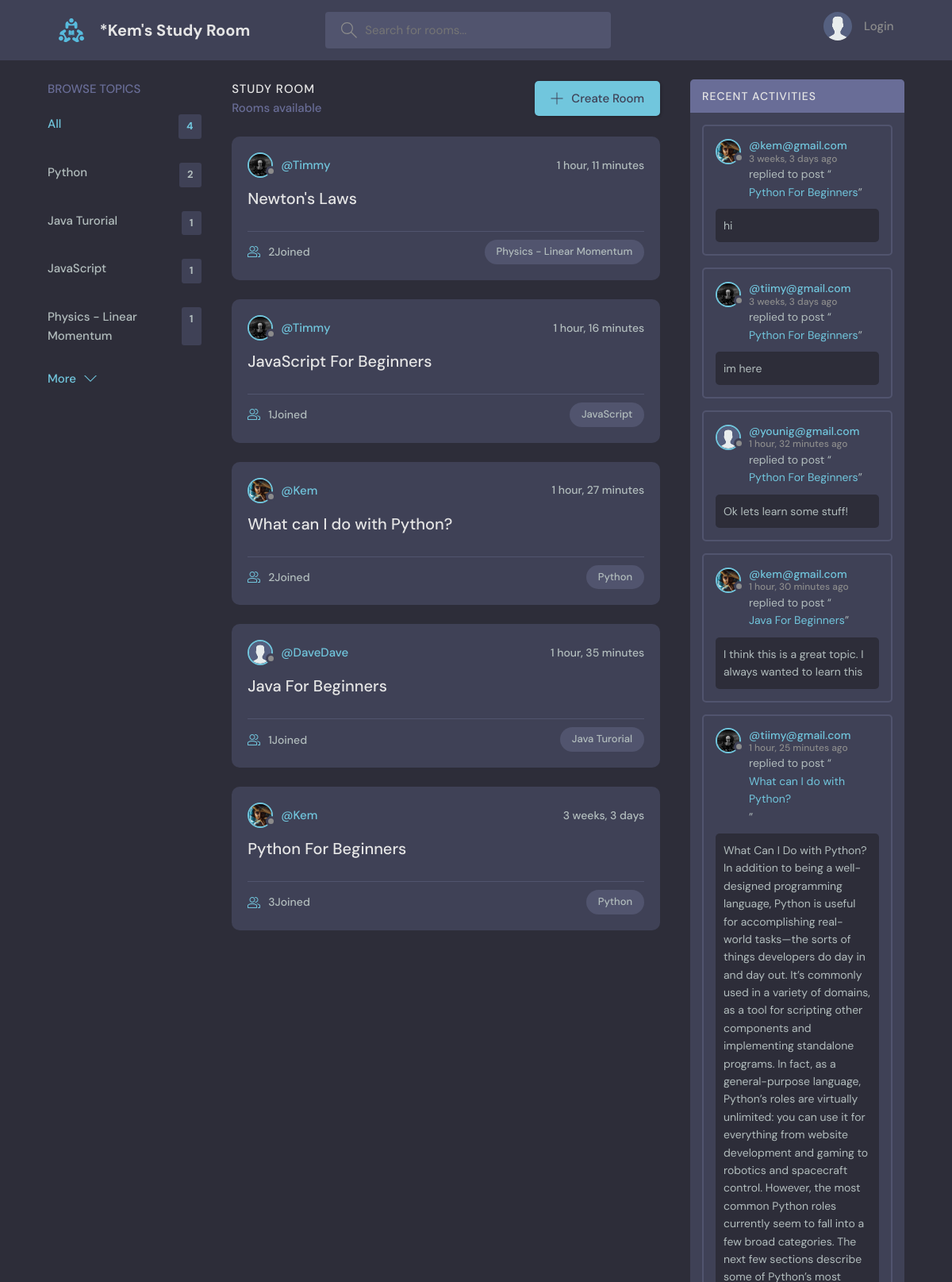
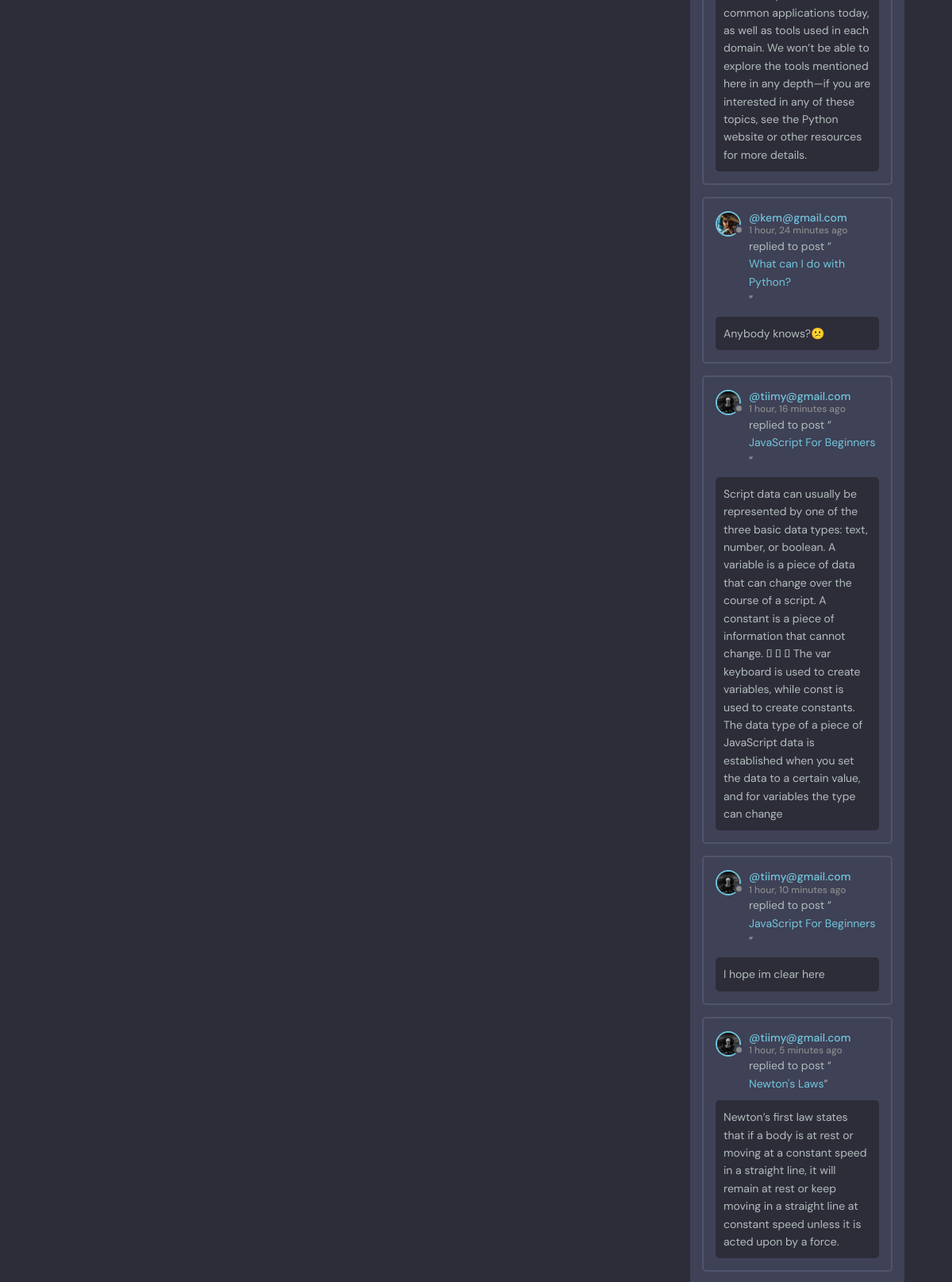
The page / (upper part) on the database its author committed (2 pictures, top to bottom).
### base/models.py (models this page shows, shortened)
class Topic(models.Model):
    name = models.CharField(max_length=200)

class Room(models.Model):
    host =  models.ForeignKey(User, on_delete=models.SET_NULL, null=True)
    topic =  models.ForeignKey(Topic, on_delete=models.SET_NULL, null=True)
    name = models.CharField(max_length=200)
    description = models.TextField(null=True, blank=True)
    participants = models.ManyToManyField(User, related_name='participants', blank=True)
    updated = models.DateTimeField(auto_now=True)
    created = models.DateTimeField(auto_now_add=True)
    class Meta:
        ordering = ['-updated', '-created']
    def __str__(self):
        return self.name

class User(AbstractUser):
    name = models.CharField(max_length=100, null=True)
    email = models.EmailField(unique=True, null=True)
    bio = models.TextField(null=True)
    avatar = models.ImageField(null=True, default='avatar.svg')
    USERNAME_FIELD = 'email'
    REQUIRED_FIELDS = []

class Message(models.Model):
    user = models.ForeignKey(User, on_delete=models.CASCADE)
    room = models.ForeignKey(Room, on_delete=models.CASCADE)
    body = models.TextField()
    updated = models.DateTimeField(auto_now=True)
    created = models.DateTimeField(auto_now_add=True)
    class Meta:
        ordering = ['updated', '-created']

### base/views.py (the view)
# urls.py: path('', views.home, name='home'),
def home(request):
    if request.GET.get('q') != None:
         q = request.GET.get('q')
    else:
        q=''
    rooms = Room.objects.filter( Q(topic__name__icontains = q)|Q(name__icontains = q)|Q(description__icontains=q)) # for the search functionality
    room_messages = Message.objects.filter(Q(room__topic__name__icontains = q))#for recent activity
    topics = Topic.objects.all()[0:5]
    room_count = rooms.count()
    context = {'rooms': rooms, 'topics':topics, 'room_count':room_count,'room_messages':room_messages }
    return render(request, 'base/home.html', context)

### base/templates/base/home.html (shortened to what this page needs)
{% extends 'base/main.html' %}
{% block content %}
    <main class="layout layout--3">
      <div class="container">
        {% include 'base/topics_components.html' %}
        <div class="roomList">
          <div class="roomList__header">
            <div>
              <h2>Study Room</h2>
              <p>{{room.count}} Rooms available</p>
            </div>
            <a class="btn btn--main" href="{% url 'create-room' %}">
              <svg version="1.1" xmlns="http://www.w3.org/2000/svg" width="32" height="32" viewBox="0 0 32 32">
                <title>add</title>
                <path
                  d="M16.943 0.943h-1.885v14.115h-14.115v1.885h14.115v14.115h1.885v-14.115h14.115v-1.885h-14.115v-14.115z"
                ></path>
              </svg>
              Create Room
            </a>
          </div>
          {% include 'base/feed_components.html' %}
        </div>
        {% include 'base/activity_component.html' %}
      </div>
    </main>
{% endblock %}

### base/templates/base/topics_components.html
<div class="topics">
    <div class="topics__header">
      <h2>Browse Topics</h2>
    </div>
    <ul class="topics__list">
      <li>
        <a href="{% url 'home' %}" class="active">All <span>{{topics.count}}</span></a>
      </li>
      {% for topic in topics %}
      <li>
        <a href="{% url 'home' %}?q={{topic.name}}">{{topic.name}}<span>{{topic.room_set.all.count}}</span></a>
      </li>
      {% endfor %}
    </ul>
    <a class="btn btn--link" href="{% url 'topics' %}">
      More
      <svg version="1.1" xmlns="http://www.w3.org/2000/svg" width="32" height="32" viewBox="0 0 32 32">
        <title>chevron-down</title>
        <path d="M16 21l-13-13h-3l16 16 16-16h-3l-13 13z"></path>
      </svg>
    </a>
  </div>

### base/templates/base/feed_components.html (shortened to what this page needs)
{% for room in rooms %}
<div class="roomListRoom">
    <div class="roomListRoom__header">
      <a href="{% url 'user-profile' room.host.id %}" class="roomListRoom__author">
        <div class="avatar avatar--small">
          <img src="{{ room.host.avatar.url }}" />
        </div>
        <span>@{{room.host.username}}</span>
      </a>
      <div class="roomListRoom__actions">
        <span>{{room.created|timesince}}</span>
      </div>
    </div>
    <div class="roomListRoom__content">
      <a href="{% url 'room' room.id %}">{{room.name}}</a>
    </div>
    <div class="roomListRoom__meta">
      <a href="{% url 'room' room.id %}" class="roomListRoom__joined">
        {{room.participants.all.count}}Joined
      </a>
      <p class="roomListRoom__topic">{{room.topic.name}}</p>
    </div>
  </div>
{% endfor %}

### base/templates/base/activity_component.html (shortened to what this page needs)
<div class="activities">
    <div class="activities__header">
      <h2>Recent Activities</h2>
    </div>
    {% for message in room_messages %}
    <div class="activities__box">
      <div class="activities__boxHeader roomListRoom__header">
        <a href="{% url 'user-profile' message.user.id %}" class="roomListRoom__author">
          <div class="avatar avatar--small">
            <img src="{{ message.user.avatar.url }}" />
          </div>
          <p>
            @{{message.user}}
            <span>{{message.created|timesince}} ago</span>
          </p>
        </a>
      </div>
      <div class="activities__boxContent">
        <p>replied to post “<a href="{% url 'room' message.room.id %}">{{message.room}}</a>”</p>
        <div class="activities__boxRoomContent">
          {{message.body}}
        </div>
      </div>
    </div>
    {% endfor %}
  </div>

### rows shown on the page
Topic: name "Python", room_set.all.count "2"
Topic: name "Java Turorial", room_set.all.count "1"
Topic: name "JavaScript", room_set.all.count "1"
Topic: name "Physics - Linear Momentum", room_set.all.count "1"
Room: host.avatar (picture), host.username "Timmy", created "1 hour, 11 minutes", name "Newton's Laws", participants.all.count "2", topic.name "Physics - Linear Momentum"
Room: host.avatar (picture), host.username "Timmy", created "1 hour, 16 minutes", name "JavaScript For Beginners", participants.all.count "1", topic.name "JavaScript"
Room: host.avatar (picture), host.username "Kem", created "1 hour, 27 minutes", name "What can I do with Python?", participants.all.count "2", topic.name "Python"
Room: host.avatar (placeholder picture), host.username "DaveDave", created "1 hour, 35 minutes", name "Java For Beginners", participants.all.count "1", topic.name "Java Turorial"
Room: host.avatar (picture), host.username "Kem", created "3 weeks, 3 days", name "Python For Beginners", participants.all.count "3", topic.name "Python"
Message: user.avatar (picture), user "kem@gmail.com", created "3 weeks, 3 days", room "Python For Beginners", body "hi"
Message: user.avatar (picture), user "tiimy@gmail.com", created "3 weeks, 3 days", room "Python For Beginners", body "im here"
Message: user.avatar (placeholder picture), user "younig@gmail.com", created "1 hour, 32 minutes", room "Python For Beginners", body "Ok lets learn some stuff!"
Message: user.avatar (picture), user "kem@gmail.com", created "1 hour, 30 minutes", room "Java For Beginners", body "I think this is a great topic. I always wanted to learn this"
Message: user.avatar (picture), user "tiimy@gmail.com", created "1 hour, 25 minutes", room "What can I do with Python?", body "What Can I Do with Python? In addition to being a well-designed programming language, Python is useful for ac\u0002complishing real-world tasks—the sorts of things developers do day in and day out. It’s commonly used in a variety of domains, as a tool for scripting other components and implementing standalone programs. In fact, as a general-purpose language, Python’s roles are virtually unlimited: you can use it for everything from website de\u0002velopment and gaming to robotics and spacecraft control. However, the most common Python roles currently seem to fall into a few broad cat\u0002egories. The next few sections describe some of Python’s most common applications today, as well as tools used in each…"
Message: user.avatar (picture), user "kem@gmail.com", created "1 hour, 24 minutes", room "What can I do with Python?", body "Anybody knows?😕"
Message: user.avatar (picture), user "tiimy@gmail.com", created "1 hour, 16 minutes", room "JavaScript For Beginners", body "Script data can usually be represented by one of the three basic data types: text, number, or boolean. A variable is a piece of data that can change over the course of a script. A constant is a piece of information that cannot change.    The var keyboard is used to create variables, while const is used to create constants. The data type of a piece of JavaScript data is established when you set the data to a certain value, and for variables the type can change"
Message: user.avatar (picture), user "tiimy@gmail.com", created "1 hour, 10 minutes", room "JavaScript For Beginners", body "I hope im clear here"
Message: user.avatar (picture), user "tiimy@gmail.com", created "1 hour, 5 minutes", room "Newton's Laws", body "Newton’s first law states that if a body is at rest or moving at a constant speed in a straight line, it will remain at rest or keep moving in a straight line at constant speed unless it is acted upon by a force."

### other values the page prints
{{ topics.count }} "4"
